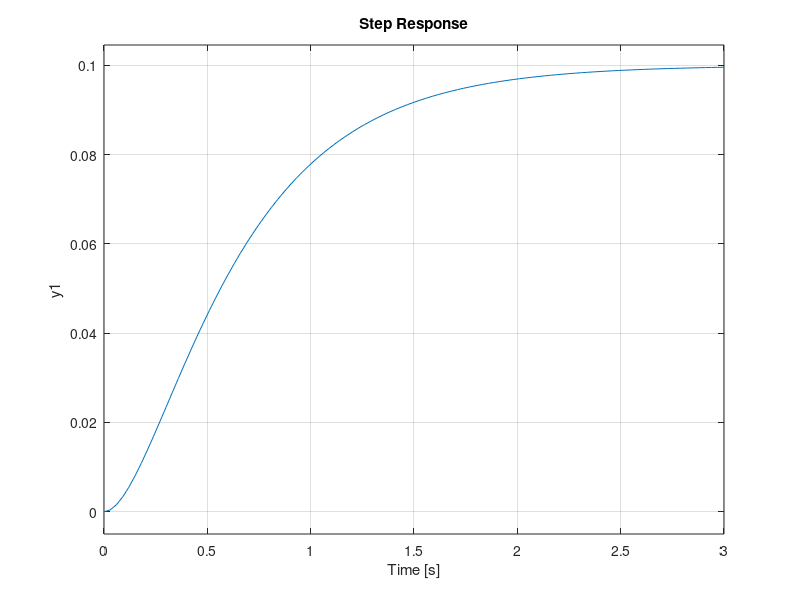
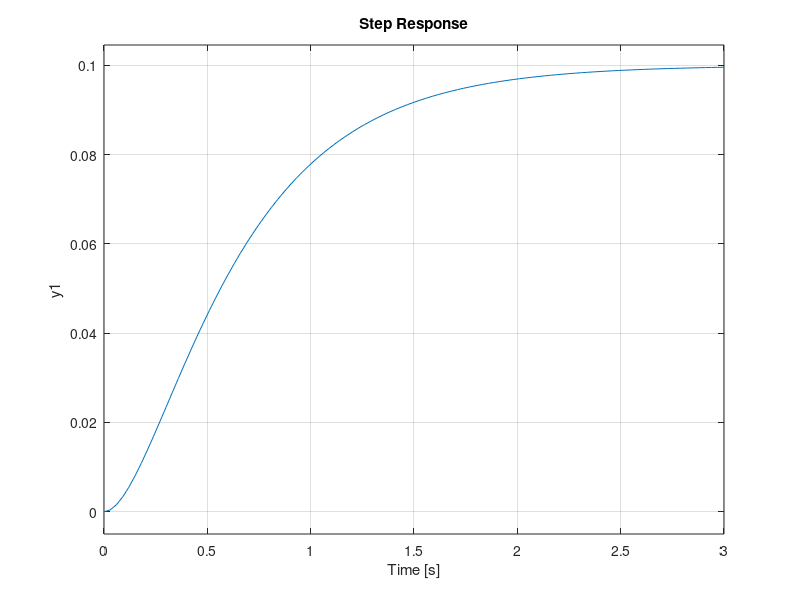
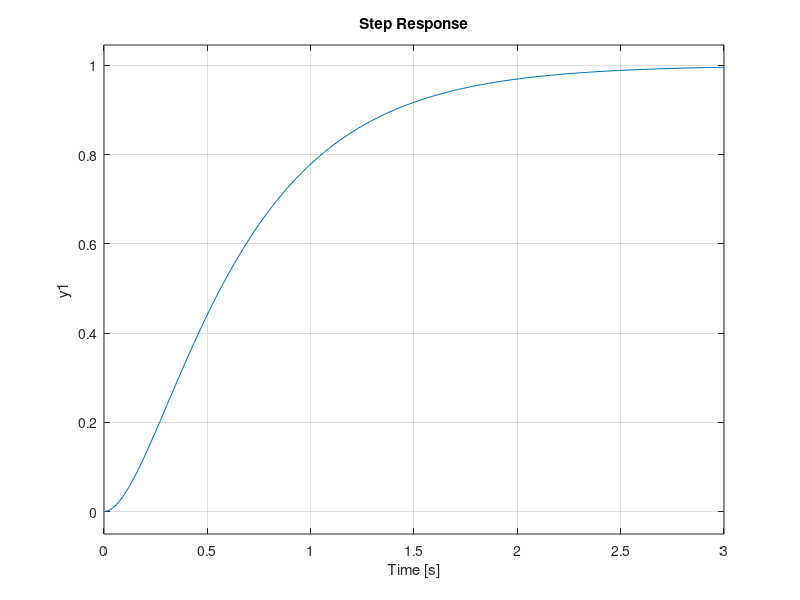

These charts were generated, in order, by the following MATLAB code:
clear
close all
format compact

a = [0,1;0,0]
b = [0;1]
c = [1,0]
d = 0

sys_ss = ss(a,b,c,d)
sys_tf = tf(sys_ss)

p = [-2, -5]
k = acker(a,b,p)
a_cl = a - b*k
b_cl = b
c_cl = c
d_cl = d

figure(1)
step(ss(a_cl,b_cl,c_cl,d_cl))

p = [-2, -5]
k = acker(a,b,p)
a_cl = a - b*k
b_cl = b
c_cl = c
d_cl = d

figure(2)
step(ss(a_cl,b_cl,c_cl,d_cl))

cx = eye(size(a));
dx = zeros(size(b));

Nbar = -1/(c*inv(a-b*k)*b)

figure(3)
step(ss(a_cl,b_cl*Nbar,c_cl,d_cl))

aa = [a [0;0];-c,0];
bb = [b;0];
cc = [-c,0];
pp = [-1+j, -1-j, -5];
ka = acker(aa,bb,pp)
